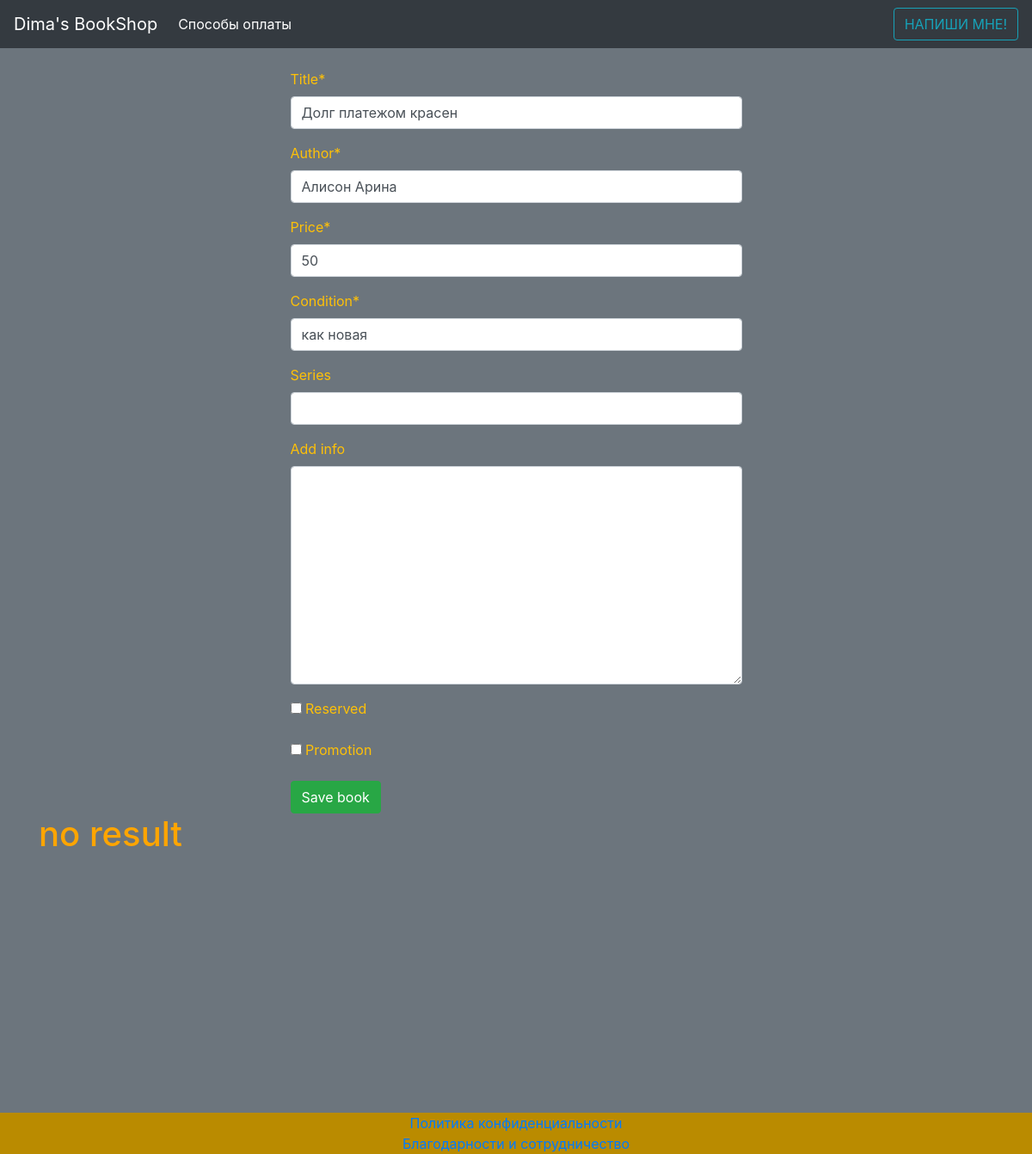
The page /book/818/edit on the database its author committed.
### Books/models.py (models this page shows, shortened)
class Book(models.Model):
    title = models.CharField(max_length=120)
    author = models.CharField(max_length=120)
    price = models.IntegerField()
    condition = models.CharField(max_length=120, default="Как новая, без следов использования")
    series = models.CharField(max_length=120, blank=True)
    add_info = models.TextField(blank=True)
    reserved = models.BooleanField(default=False)
    promotion = models.BooleanField(default=False)

### Books/views.py (the view, shortened to what this page needs)
# urls.py: path('book/<id>/edit', book_edit, name='book_edit'),
def book_edit(request, id=None):
    book = get_object_or_404(Book, id=id)
    form = BookForm(request.POST or None, instance=book)
    context = {
        "book": book,
        "form": form,
        "result": "no result"
    }
    return render(request, "book_add.html", context)

### Books/forms.py
class BookForm(forms.ModelForm):
    class Meta:
        model = Book
        fields = [
            "title",
            "author",
            "price",
            "condition",
            "series",
            "add_info",
            "reserved",
            "promotion",
        ]

### templates/book_add.html
{% extends "wrapper.html" %}
{% load crispy_forms_tags %}
{% block content %}
    <form class="col-sm-6 offset-sm-3" method="POST" action="">{% csrf_token %}{{ form|crispy }}
        <input class="btn btn-success" type="submit" value="Save book">
    </form>
    <h1 style="color: orange">{{ result }}</h1>
{% endblock %}

### rows shown on the page
Book: title "Долг платежом красен", author "Алисон Арина", price "50", condition "как новая"

### other values the page prints
{{ result }} "no result"
